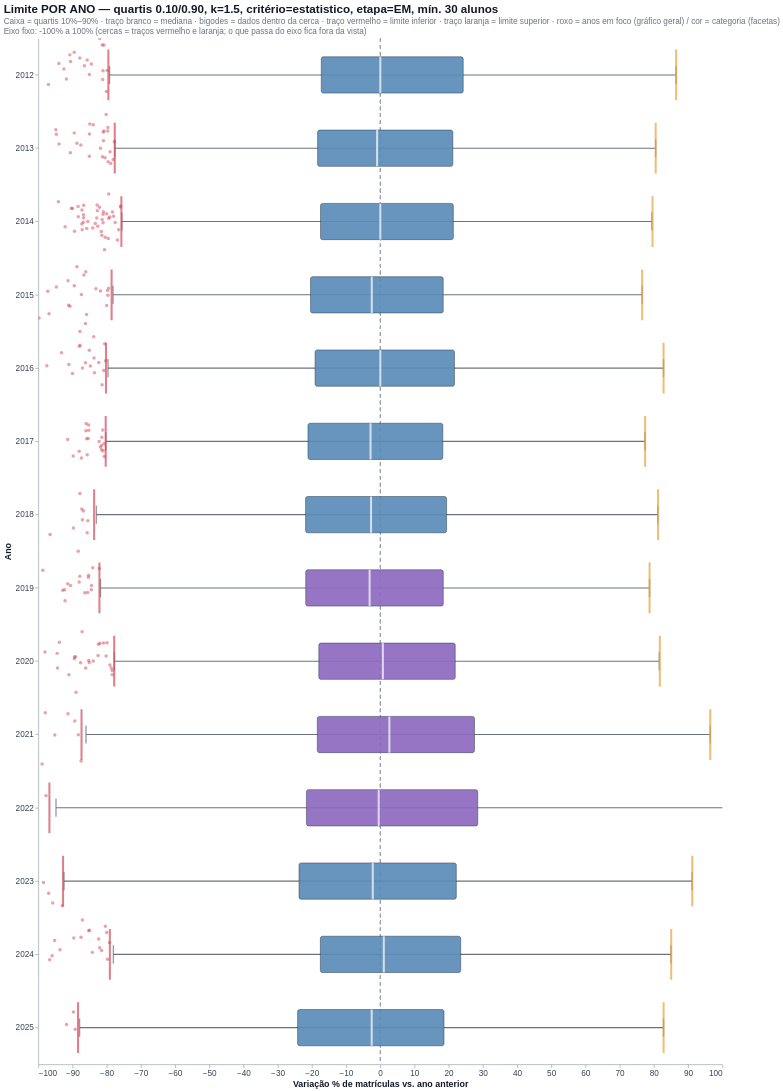

Write notebook code for a chart like this one.
### Markdown cell above
## Etapa 4 — Boxplots por ano

- Caixa = `Q_INFERIOR` a `Q_SUPERIOR` (com 0.25/0.75 é o boxplot clássico). Traço branco = mediana.
- Bigodes = menor/maior valor **dentro** da cerca. Traço **vermelho** = limite inferior (abaixo = queda brusca). Traço **laranja** = limite superior (acima = aumento brusco).
- Pontos = conforme `MOSTRAR_PONTOS`.
- O eixo y é ampliado na região central (`ZOOM_Y`, `ZOOM_MARGEM`). Para ver as cercas e os outliers, use `ZOOM_Y = "cercas"`.

### Code cell
def estatisticas_box(d, grupo, modo):
    li, ls, flag = f"LIM_INF_{modo}", f"LIM_SUP_{modo}", f"{PREFIXO}_{modo}"
    linhas = []
    for chave, g in d.groupby(grupo):
        chave = chave if isinstance(chave, tuple) else (chave,)
        v = g["VAR_PCT"]
        dentro = v[(v >= g[li].iloc[0]) & (v <= g[ls].iloc[0])]
        linha = dict(zip(grupo, chave))
        linha.update({
            "q_inf": v.quantile(Q_INFERIOR), "mediana": v.median(), "q_sup": v.quantile(Q_SUPERIOR),
            "bigode_inf": dentro.min(), "bigode_sup": dentro.max(),
            "lim_inf": g[li].iloc[0], "lim_sup": g[ls].iloc[0], "n": len(v), "pct_marcada": g[flag].mean() * 100,
        })
        linhas.append(linha)
    return pd.DataFrame(linhas)


def dominio_y(d, stats=None):
    """Eixo y: fixo (Y_MIN/Y_MAX), zoom no 'meio' (caixas) ou nas 'cercas'."""
    if Y_MIN is not None and Y_MAX is not None:
        return [float(Y_MIN), float(Y_MAX)]
    if stats is not None:                                   # facetas: usa as caixas de cada categoria
        q_lo, q_hi = stats["q_inf"].min(), stats["q_sup"].max()
    else:
        q_lo = d.groupby("ANO")["VAR_PCT"].quantile(Q_INFERIOR).min()
        q_hi = d.groupby("ANO")["VAR_PCT"].quantile(Q_SUPERIOR).max()
    if ZOOM_Y == "cercas":
        lo = min(q_lo, d["LIM_INF_ANO"].min(), d["LIM_INF_GLOBAL"].min())
        hi = max(q_hi, d["LIM_SUP_ANO"].max(), d["LIM_SUP_GLOBAL"].max())
        pad = 0.10 * (hi - lo)
    else:
        lo, hi = q_lo, q_hi
        pad = ZOOM_MARGEM * max(hi - lo, 1e-6)
    return [float(max(-100, lo - pad)), float(hi + pad)]


def tamanho_caixa(n_x, largura):
    return int(max(8, min(70, largura / max(n_x, 1) * 0.5)))


def camadas_boxplot(stats, base_chart, x_enc, dom, tam, cor_por=None):
    escala = alt.Scale(domain=dom, clamp=False, nice=False)
    foco = alt.FieldOneOfPredicate(field="ANO", oneOf=[int(a) for a in ANOS_FOCO])
    if cor_por:   # facetas: uma cor por categoria
        cor_caixa = alt.Color(f"{cor_por}:N", legend=None, scale=alt.Scale(scheme="set2"))
    else:
        cor_caixa = alt.condition(foco, alt.value(COR_CAIXA_FOCO), alt.value(COR_CAIXA))
    tip = [alt.Tooltip("ANO:O", title="Ano"), alt.Tooltip("n:Q", title="escolas"),
           alt.Tooltip("q_inf:Q", format=".1f", title="quartil inferior"),
           alt.Tooltip("mediana:Q", format=".1f", title="mediana"),
           alt.Tooltip("q_sup:Q", format=".1f", title="quartil superior"),
           alt.Tooltip("lim_inf:Q", format=".1f", title="limite inferior"),
           alt.Tooltip("lim_sup:Q", format=".1f", title="limite superior"),
           alt.Tooltip("pct_marcada:Q", format=".1f", title="% marcadas")]
    zero = base_chart.mark_rule(color="#9CA3AF", strokeDash=[5, 5], clip=True).encode(y=alt.Y(datum=0, scale=escala))
    bigode = base_chart.mark_rule(color="#6B7280", strokeWidth=1.6, clip=True).encode(
        x_enc, y=alt.Y("bigode_inf:Q", scale=escala, title="Variação % de matrículas vs. ano anterior"), y2="bigode_sup:Q")
    tampa_i = base_chart.mark_tick(color="#6B7280", size=tam * 0.5, thickness=2, clip=True).encode(x_enc, y=alt.Y("bigode_inf:Q", scale=escala))
    tampa_s = base_chart.mark_tick(color="#6B7280", size=tam * 0.5, thickness=2, clip=True).encode(x_enc, y=alt.Y("bigode_sup:Q", scale=escala))
    caixa = base_chart.mark_bar(size=tam, cornerRadius=3, clip=True, stroke="#2F3E4E", strokeWidth=0.8, opacity=0.92).encode(
        x_enc, y=alt.Y("q_inf:Q", scale=escala), y2="q_sup:Q", color=cor_caixa, tooltip=tip)
    mediana = base_chart.mark_tick(color="white", size=tam, thickness=3, clip=True).encode(x_enc, y=alt.Y("mediana:Q", scale=escala))
    lim_i = base_chart.mark_tick(color=COR_QUEDA, size=tam * 1.4, thickness=3, clip=True).encode(x_enc, y=alt.Y("lim_inf:Q", scale=escala))
    lim_s = base_chart.mark_tick(color=COR_AUMENTO, size=tam * 1.4, thickness=3, clip=True).encode(x_enc, y=alt.Y("lim_sup:Q", scale=escala))
    return [zero, bigode, tampa_i, tampa_s, caixa, mediana, lim_i, lim_s]


LEGENDA_BOX = ("Caixa = quartis {qi:.0%}–{qs:.0%} · traço branco = mediana · bigodes = dados dentro da cerca · "
               "traço vermelho = limite inferior · traço laranja = limite superior · roxo = anos em foco (gráfico geral) / cor = categoria (facetas)")


def pontos_boxplot(d, modo):
    flag, li, ls = f"{PREFIXO}_{modo}", f"LIM_INF_{modo}", f"LIM_SUP_{modo}"
    if MOSTRAR_PONTOS == "nenhum":
        return None
    if MOSTRAR_PONTOS == "marcados":
        p = d[d[flag]]
    else:
        p = d[(d["VAR_PCT"] < d[li]) | (d["VAR_PCT"] > d[ls])]
    p = p.sample(frac=1, random_state=0).groupby("ANO").head(MAX_PONTOS_POR_ANO)
    cols = [c for c in ["ANO", "VAR_PCT", "CO_ESCOLA", "NO_ESCOLA", "DEP_ADM", "UF", "MAT_ANT", "MATRICULAS"] if c in p.columns]
    return p[cols]



def camadas_boxplot_horizontal(stats, dom, tam):
    """Boxplot deitado: anos no eixo y (de cima para baixo) e variação % no eixo x."""
    escala = alt.Scale(domain=dom, clamp=False, nice=False)
    y_enc = alt.Y("ANO:O", title="Ano")
    foco = alt.FieldOneOfPredicate(field="ANO", oneOf=[int(a) for a in ANOS_FOCO])
    cor_caixa = alt.condition(foco, alt.value(COR_CAIXA_FOCO), alt.value(COR_CAIXA))
    tip = [alt.Tooltip("ANO:O", title="Ano"), alt.Tooltip("n:Q", title="escolas"),
           alt.Tooltip("q_inf:Q", format=".1f", title="quartil inferior"),
           alt.Tooltip("mediana:Q", format=".1f", title="mediana"),
           alt.Tooltip("q_sup:Q", format=".1f", title="quartil superior"),
           alt.Tooltip("lim_inf:Q", format=".1f", title="limite inferior"),
           alt.Tooltip("lim_sup:Q", format=".1f", title="limite superior"),
           alt.Tooltip("pct_marcada:Q", format=".1f", title="% marcadas")]
    b = alt.Chart(stats)
    zero = b.mark_rule(color="#9CA3AF", strokeDash=[5, 5], clip=True).encode(x=alt.X(datum=0, scale=escala))
    bigode = b.mark_rule(color="#6B7280", strokeWidth=1.6, clip=True).encode(
        y_enc, x=alt.X("bigode_inf:Q", scale=escala, title="Variação % de matrículas vs. ano anterior"), x2="bigode_sup:Q")
    tampa_i = b.mark_tick(color="#6B7280", size=tam * 0.5, thickness=2, clip=True).encode(y_enc, x=alt.X("bigode_inf:Q", scale=escala))
    tampa_s = b.mark_tick(color="#6B7280", size=tam * 0.5, thickness=2, clip=True).encode(y_enc, x=alt.X("bigode_sup:Q", scale=escala))
    caixa = b.mark_bar(size=tam, cornerRadius=3, clip=True, stroke="#2F3E4E", strokeWidth=0.8, opacity=0.92).encode(
        y_enc, x=alt.X("q_inf:Q", scale=escala), x2="q_sup:Q", color=cor_caixa, tooltip=tip)
    mediana = b.mark_tick(color="white", size=tam, thickness=3, clip=True).encode(y_enc, x=alt.X("mediana:Q", scale=escala))
    lim_i = b.mark_tick(color=COR_QUEDA, size=tam * 1.4, thickness=3, clip=True).encode(y_enc, x=alt.X("lim_inf:Q", scale=escala))
    lim_s = b.mark_tick(color=COR_AUMENTO, size=tam * 1.4, thickness=3, clip=True).encode(y_enc, x=alt.X("lim_sup:Q", scale=escala))
    return [zero, bigode, tampa_i, tampa_s, caixa, mediana, lim_i, lim_s]


def boxplot_por_ano(d, modo, titulo):
    stats = estatisticas_box(d, ["ANO"], modo)
    horizontal = BOXPLOT_ANO_ORIENTACAO == "horizontal"
    if BOXPLOT_ANO_ESCALA is not None:
        dom = [float(BOXPLOT_ANO_ESCALA[0]), float(BOXPLOT_ANO_ESCALA[1])]
        txt_eixo = f"Eixo fixo: {dom[0]:.0f}% a {dom[1]:.0f}% (cercas = traços vermelho e laranja; o que passa do eixo fica fora da vista)"
    else:
        dom = dominio_y(d)
        txt_eixo = (f"Eixo ampliado: {dom[0]:.1f}% a {dom[1]:.1f}% (o que sai dessa faixa fica fora da vista; "
                    "os números continuam nas tabelas e tooltips)")
    larg, altu = (BOXPLOT_ANO_LARGURA, BOXPLOT_ANO_ALTURA) if horizontal else (LARGURA_GRAFICO, ALTURA_GRAFICO)
    escala = alt.Scale(domain=dom, clamp=False, nice=False)
    pts = pontos_boxplot(d, modo)
    cor_pts = alt.condition(alt.datum.VAR_PCT > 0, alt.value(COR_AUMENTO), alt.value(COR_QUEDA))
    jitter = "sqrt(-2*log(random()))*cos(2*PI*random())"

    if horizontal:
        tam = tamanho_caixa(len(stats), altu)
        camadas = camadas_boxplot_horizontal(stats, dom, tam)
        if pts is not None and len(pts):
            camadas.append(
                alt.Chart(pts).mark_circle(size=26, opacity=0.5, clip=True).encode(
                    y=alt.Y("ANO:O", title="Ano"), yOffset="jitter:Q",
                    x=alt.X("VAR_PCT:Q", scale=escala), color=cor_pts, tooltip=[c for c in pts.columns])
                .transform_calculate(jitter=jitter))
    else:
        tam = tamanho_caixa(len(stats), larg)
        x_enc = alt.X("ANO:O", title="Ano", axis=alt.Axis(labelAngle=0))
        camadas = camadas_boxplot(stats, alt.Chart(stats), x_enc, dom, tam)
        if pts is not None and len(pts):
            camadas.append(
                alt.Chart(pts).mark_circle(size=26, opacity=0.5, clip=True).encode(
                    x_enc, xOffset="jitter:Q", y=alt.Y("VAR_PCT:Q", scale=escala),
                    color=cor_pts, tooltip=[c for c in pts.columns])
                .transform_calculate(jitter=jitter))

    graf = alt.layer(*camadas).properties(
        width=larg, height=altu,
        title=alt.Title(titulo, subtitle=[LEGENDA_BOX.format(qi=Q_INFERIOR, qs=Q_SUPERIOR), txt_eixo]))
    return estilizar(graf)

def rotulo_params():
    return (f"quartis {Q_INFERIOR:.2f}/{Q_SUPERIOR:.2f}, k={MULTIPLICADOR}, critério={CRITERIO}, "
            f"etapa={ETAPA}, mín. {MATRICULA_MINIMA_ANO_ANTERIOR} alunos")


sub = rotulo_params()

secao("Etapa 4 — Boxplots por ano")
mostrar(boxplot_por_ano(dados, "ANO", f"Limite POR ANO — {sub}"),
        "Boxplot por ano — limite calculado dentro de cada ano")

### Figure 1 — Vega-Lite specification as saved in the notebook (floating-point values rounded to 4 significant figures; data arrays with more than 128 entries replaced by an {"elided": "..."} marker saying what was removed)
{"config": {"view": {"continuousWidth": 300, "continuousHeight": 300, "stroke": null}, "axis": {"domainColor": "#9CA3AF", "gridColor": "#E5E7EB", "labelColor": "#374151", "labelFontSize": 12, "tickColor": "#9CA3AF", "titleColor": "#111827", "titleFontSize": 13}, "legend": {"labelFontSize": 12, "symbolSize": 120, "titleFontSize": 12}, "range": {"category": {"scheme": "set2"}}, "title": {"anchor": "start", "color": "#111827", "fontSize": 17, "subtitleColor": "#6B7280", "subtitleFontSize": 12}}, "layer": [{"data": {"name": "data-4f3440c8ed5ed9f9e716365c65693786"}, "mark": {"type": "rule", "clip": true, "color": "#9CA3AF", "strokeDash": [5, 5]}, "encoding": {"x": {"scale": {"clamp": false, "domain": [-100.0, 100.0], "nice": false}, "datum": 0}}}, {"data": {"name": "data-4f3440c8ed5ed9f9e716365c65693786"}, "mark": {"type": "rule", "clip": true, "color": "#6B7280", "strokeWidth": 1.6}, "encoding": {"x": {"field": "bigode_inf", "scale": {"clamp": false, "domain": [-100.0, 100.0], "nice": false}, "title": "Variação % de matrículas vs. ano anterior", "type": "quantitative"}, "x2": {"field": "bigode_sup"}, "y": {"field": "ANO", "title": "Ano", "type": "ordinal"}}}, {"data": {"name": "data-4f3440c8ed5ed9f9e716365c65693786"}, "mark": {"type": "tick", "clip": true, "color": "#6B7280", "size": 26.5, "thickness": 2}, "encoding": {"x": {"field": "bigode_inf", "scale": {"clamp": false, "domain": [-100.0, 100.0], "nice": false}, "type": "quantitative"}, "y": {"field": "ANO", "title": "Ano", "type": "ordinal"}}}, {"data": {"name": "data-4f3440c8ed5ed9f9e716365c65693786"}, "mark": {"type": "tick", "clip": true, "color": "#6B7280", "size": 26.5, "thickness": 2}, "encoding": {"x": {"field": "bigode_sup", "scale": {"clamp": false, "domain": [-100.0, 100.0], "nice": false}, "type": "quantitative"}, "y": {"field": "ANO", "title": "Ano", "type": "ordinal"}}}, {"data": {"name": "data-4f3440c8ed5ed9f9e716365c65693786"}, "mark": {"type": "bar", "clip": true, "cornerRadius": 3, "opacity": 0.92, "size": 53, "stroke": "#2F3E4E", "strokeWidth": 0.8}, "encoding": {"color": {"condition": {"test": {"field": "ANO", "oneOf": [2019, 2020, 2021, 2022]}, "value": "#8E6BBF"}, "value": "#5B8DB8"}, "tooltip": [{"field": "ANO", "title": "Ano", "type": "ordinal"}, {"field": "n", "title": "escolas", "type": "quantitative"}, {"field": "q_inf", "format": ".1f", "title": "quartil inferior", "type": "quantitative"}, {"field": "mediana", "format": ".1f", "title": "mediana", "type": "quantitative"}, {"field": "q_sup", "format": ".1f", "title": "quartil superior", "type": "quantitative"}, {"field": "lim_inf", "format": ".1f", "title": "limite inferior", "type": "quantitative"}, {"field": "lim_sup", "format": ".1f", "title": "limite superior", "type": "quantitative"}, {"field": "pct_marcada", "format": ".1f", "title": "% marcadas", "type": "quantitative"}], "x": {"field": "q_inf", "scale": {"clamp": false, "domain": [-100.0, 100.0], "nice": false}, "type": "quantitative"}, "x2": {"field": "q_sup"}, "y": {"field": "ANO", "title": "Ano", "type": "ordinal"}}}, {"data": {"name": "data-4f3440c8ed5ed9f9e716365c65693786"}, "mark": {"type": "tick", "clip": true, "color": "white", "size": 53, "thickness": 3}, "encoding": {"x": {"field": "mediana", "scale": {"clamp": false, "domain": [-100.0, 100.0], "nice": false}, "type": "quantitative"}, "y": {"field": "ANO", "title": "Ano", "type": "ordinal"}}}, {"data": {"name": "data-4f3440c8ed5ed9f9e716365c65693786"}, "mark": {"type": "tick", "clip": true, "color": "#D1495B", "size": 74.2, "thickness": 3}, "encoding": {"x": {"field": "lim_inf", "scale": {"clamp": false, "domain": [-100.0, 100.0], "nice": false}, "type": "quantitative"}, "y": {"field": "ANO", "title": "Ano", "type": "ordinal"}}}, {"data": {"name": "data-4f3440c8ed5ed9f9e716365c65693786"}, "mark": {"type": "tick", "clip": true, "color": "#E8A33D", "size": 74.2, "thickness": 3}, "encoding": {"x": {"field": "lim_sup", "scale": {"clamp": false, "domain": [-100.0, 100.0], "nice": false}, "type": "quantitative"}, "y": {"field": "ANO", "title": "Ano", "type": "ordinal"}}}, {"data": {"name": "data-f659fdc9ca1909ed189655f02718b618"}, "mark": {"type": "circle", "clip": true, "opacity": 0.5, "size": 26}, "encoding": {"color": {"condition": {"test": "(datum.VAR_PCT > 0)", "value": "#E8A33D"}, "value": "#D1495B"}, "tooltip": [{"field": "ANO", "type": "quantitative"}, {"field": "VAR_PCT", "type": "quantitative"}, {"field": "CO_ESCOLA", "type": "quantitative"}, {"field": "NO_ESCOLA", "type": "nominal"}, {"field": "DEP_ADM", "type": "nominal"}, {"field": "UF", "type": "nominal"}, {"field": "MAT_ANT", "type": "quantitative"}, {"field": "MATRICULAS", "type": "quantitative"}], "x": {"field": "VAR_PCT", "scale": {"clamp": false, "domain": [-100.0, 100.0], "nice": false}, "type": "quantitative"}, "y": {"field": "ANO", "title": "Ano", "type": "ordinal"}, "yOffset": {"field": "jitter", "type": "quantitative"}}, "transform": [{"calculate": "sqrt(-2*log(random()))*cos(2*PI*random())", "as": "jitter"}]}], "height": 1500, "title": {"text": "Limite POR ANO — quartis 0.10/0.90, k=1.5, critério=estatistico, etapa=EM, mín. 30 alunos", "subtitle": ["Caixa = quartis 10%–90% · traço branco = mediana · bigodes = dados dentro da cerca · traço vermelho = limite inferior · traço laranja = limite superior · roxo = anos em foco (gráfico geral) / cor = categoria (facetas)", "Eixo fixo: -100% a 100% (cercas = traços vermelho e laranja; o que passa do eixo fica fora da vista)"]}, "width": 1000, "$schema": "https://vega.github.io/schema/vega-lite/v5.20.1.json", "datasets": {"data-4f3440c8ed5ed9f9e716365c65693786": [{"ANO": 2012, "q_inf": -17.26, "mediana": 0.0, "q_sup": 24.24, "bigode_inf": -79.17, "bigode_sup": 86.49, "lim_inf": -79.51, "lim_sup": 86.5, "n": 25124, "pct_marcada": 0.07562}, {"ANO": 2013, "q_inf": -18.33, "mediana": -0.9346, "q_sup": 21.21, "bigode_inf": -77.64, "bigode_sup": 80.52, "lim_inf": -77.65, "lim_sup": 80.52, "n": 25474, "pct_marcada": 0.09814}, {"ANO": 2014, "q_inf": -17.47, "mediana": 0.0, "q_sup": 21.35, "bigode_inf": -75.57, "bigode_sup": 79.41, "lim_inf": -75.71, "lim_sup": 79.6, "n": 25767, "pct_marcada": 0.1669}, {"ANO": 2015, "q_inf": -20.39, "mediana": -2.491, "q_sup": 18.39, "bigode_inf": -78.16, "bigode_sup": 76.56, "lim_inf": -78.57, "lim_sup": 76.57, "n": 26079, "pct_marcada": 0.08052}, {"ANO": 2016, "q_inf": -19.08, "mediana": 0.0, "q_sup": 21.68, "bigode_inf": -79.62, "bigode_sup": 82.81, "lim_inf": -80.21, "lim_sup": 82.82, "n": 26301, "pct_marcada": 0.06844}, {"ANO": 2017, "q_inf": -21.15, "mediana": -2.857, "q_sup": 18.28, "bigode_inf": -80.28, "bigode_sup": 77.4, "lim_inf": -80.29, "lim_sup": 77.43, "n": 26527, "pct_marcada": 0.07539}, {"ANO": 2018, "q_inf": -21.84, "mediana": -2.71, "q_sup": 19.38, "bigode_inf": -83.02, "bigode_sup": 81.14, "lim_inf": -83.68, "lim_sup": 81.21, "n": 26663, "pct_marcada": 0.03}, {"ANO": 2019, "q_inf": -21.81, "mediana": -3.125, "q_sup": 18.41, "bigode_inf": -81.82, "bigode_sup": 78.72, "lim_inf": -82.13, "lim_sup": 78.74, "n": 26708, "pct_marcada": 0.06365}, {"ANO": 2020, "q_inf": -17.98, "mediana": 0.7491, "q_sup": 21.91, "bigode_inf": -77.76, "bigode_sup": 81.58, "lim_inf": -77.81, "lim_sup": 81.74, "n": 26714, "pct_marcada": 0.09358}, {"ANO": 2021, "q_inf": -18.42, "mediana": 2.648, "q_sup": 27.54, "bigode_inf": -86.05, "bigode_sup": 96.47, "lim_inf": -87.36, "lim_sup": 96.48, "n": 26776, "pct_marcada": 0.02614}, {"ANO": 2022, "q_inf": -21.6, "mediana": -0.4673, "q_sup": 28.5, "bigode_inf": -94.83, "bigode_sup": 103.6, "lim_inf": -96.75, "lim_sup": 103.6, "n": 26899, "pct_marcada": 0.003718}, {"ANO": 2023, "q_inf": -23.77, "mediana": -2.201, "q_sup": 22.22, "bigode_inf": -92.49, "bigode_sup": 91.18, "lim_inf": -92.76, "lim_sup": 91.21, "n": 27029, "pct_marcada": 0.0148}, {"ANO": 2024, "q_inf": -17.53, "mediana": 1.023, "q_sup": 23.51, "bigode_inf": -78.05, "bigode_sup": 85.0, "lim_inf": -79.08, "lim_sup": 85.06, "n": 27268, "pct_marcada": 0.06234}, {"ANO": 2025, "q_inf": -24.18, "mediana": -2.516, "q_sup": 18.63, "bigode_inf": -87.93, "bigode_sup": 82.81, "lim_inf": -88.38, "lim_sup": 82.83, "n": 27355, "pct_marcada": 0.01097}], "data-f659fdc9ca1909ed189655f02718b618": {"elided": "228 records"}}}
